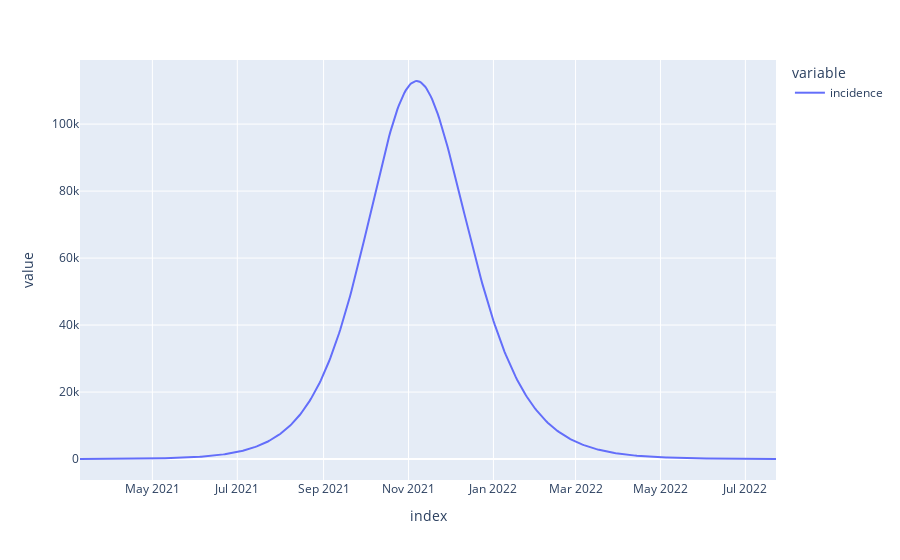

Source (notebook cell):
### Code cell
model.run(parameters)
incidence_target = model.get_derived_outputs_df()["incidence"] 
incidence_target.plot()

### Figure 1 — Plotly figure (JSON) as saved in the notebook; plotly's stock layout.template omitted (floating-point values rounded to 4 significant figures; data arrays with more than 128 entries replaced by an {"elided": "..."} marker saying what was removed)
{"data": [{"hovertemplate": "variable=incidence<br>index=%{x}<br>value=%{y}<extra></extra>", "legendgroup": "incidence", "line": {"color": "#636efa", "dash": "solid"}, "marker": {"symbol": "circle"}, "mode": "lines", "name": "incidence", "orientation": "v", "showlegend": true, "type": "scatter", "x": {"elided": "501 str values"}, "xaxis": "x", "y": {"elided": "501 float values"}, "yaxis": "y"}], "layout": {"legend": {"title": {"text": "variable"}, "tracegroupgap": 0}, "margin": {"t": 60}, "xaxis": {"anchor": "y", "domain": [0, 1], "title": {"text": "index"}}, "yaxis": {"anchor": "x", "domain": [0, 1], "title": {"text": "value"}}}}
